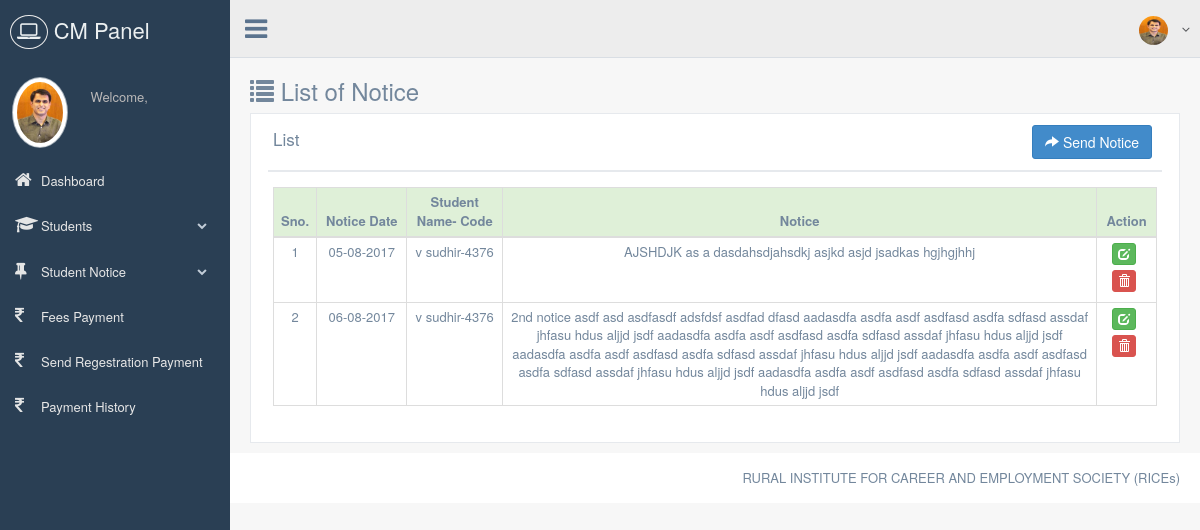
Screenshot of /cmpanel/notice/view-notice.php (signed in) with the database file from the repository.
### tables this page shows
CREATE TABLE `center_notice` (
  `Notice_Id` int(11) NOT NULL,
  `Notice_Date` date NOT NULL,
  `Notice` text NOT NULL,
  `Student_Id` int(11) NOT NULL,
  `CM_Id` smallint(6) NOT NULL
);

CREATE TABLE `student_master` (
  `Student_Id` int(11) NOT NULL,
  `Reg_Date` date NOT NULL,
  `Application_No` int(11) NOT NULL,
  `Student_Code` int(11) NOT NULL,
  `Password` varchar(50) NOT NULL,
  `Student_Name` varchar(75) NOT NULL,
  `DOB` date NOT NULL,
  `Gender` tinyint(4) NOT NULL,
  `Father_Name` varchar(75) NOT NULL,
  `Mother_Name` varchar(75) NOT NULL,
  `Religion` varchar(10) NOT NULL,
  `Caste` varchar(10) NOT NULL,
  `Phisical_Status` tinyint(4) NOT NULL,
  `Aadhaar_No` varchar(15) NOT NULL,
  `Education` varchar(15) NOT NULL,
  `Course_Id` smallint(6) NOT NULL,
  `Mode` varchar(15) NOT NULL,
  `Session` varchar(15) NOT NULL,
  `About_Fee_Deposite` text NOT NULL,
  `Block_Id` int(11) NOT NULL,
  `Address` varchar(300) NOT NULL,
  `Pincode` varchar(15) NOT NULL,
  `Contact_No` varchar(15) NOT NULL,
  `Email` varchar(50) NOT NULL,
  `Bank_Name` varchar(75) NOT NULL,
  `Acc_holder_name` varchar(100) NOT NULL,
  `Account_No` varchar(30) NOT NULL,
  `Bank_Address` varchar(300) NOT NULL,
  `IFSC_Code` varchar(20) NOT NULL,
  `Photo` varchar(75) NOT NULL,
  `Signature` varchar(75) NOT NULL,
  `Gaurdian_Signature` varchar(75) NOT NULL,
  `CM_Id` smallint(6) NOT NULL,
  `Reference` varchar(75) NOT NULL,
  `Registration_No` int(11) NOT NULL,
  `Entry_No` int(11) NOT NULL,
  `Approval_Status` tinyint(4) NOT NULL,
  `Status` tinyint(4) NOT NULL,
  `Payment_Status` int(11) NOT NULL COMMENT '//1 for paid '
);

### libraries/classes/DBConn.php (called while the page is built, shortened)
<?php
class DBConn  extends Conn {
	 function ExecuteQuery($userQuery)
	{
		$result= mysql_query($userQuery);
                $num_fields = mysql_num_fields($result);
				$obj = array();
				$x=1;
				while($row=mysql_fetch_array($result)){
				  for($j=0;$j<$num_fields;$j++){
					 $name = mysql_field_name($result, $j);
					 $obj[$x][$name]=$row[$name];
					}
					$x++;
					}
     return $obj;
	}
}
?>

### cmpanel/notice/view-notice.php (the view, shortened to what this page needs)
<?php
require_once(PATH_LIBRARIES.'/classes/DBConn.php');
include(PATH_CM_INCLUDE.'/header.php');
$getnotice=$db->ExecuteQuery("SELECT Notice_Id, DATE_FORMAT(Notice_Date,'%d-%m-%Y') AS Notice_Date, Notice, Student_Name, Student_Code
FROM center_notice cn
LEFT JOIN student_master st ON cn.Student_Id = st.Student_Id
WHERE cn.CM_Id =".$_SESSION['cmid']);
?>
<div>
  <div class="page-title">
    <div class="title_left">
      <h3><i class="glyphicon glyphicon-list"></i> List of Notice</h3>
    </div>
  </div>
  <div class="row">
    <div class="col-md-12 col-sm-12 col-xs-12">
      <div class="x_panel">
        <div class="x_title">
          <h2>List</h2>
          <ul class="nav navbar-right panel_toolbox">
            <li>
              <span><a class="btn btn-primary" href="index.php"><i class="glyphicon glyphicon-share-alt"></i> Send Notice</a></span>
            </li>
          </ul>
          <div class="clearfix"></div>
        </div>
        <div class="x_content">
        	<table class="table table-hover table-bordered table-condensed">
              <thead>
                <tr class="success">
                  <th>Sno.</th>
                  <th width="90">Notice Date</th>
                  <th>Student Name- Code</th>
                  <th>Notice</th>
                  <th>Action</th>
                </tr>
              </thead>
              <tbody>
                <?php
                    $i=1;
                    foreach($getnotice as $getnoticeVal){ ?>
                <tr>
                  <td><?php echo $i;?></td>
                  <td><?php echo $getnoticeVal['Notice_Date']; ?></td>
                  <td><?php echo $getnoticeVal['Student_Name'].'-'.$getnoticeVal['Student_Code'];?></td>
                  <td><?php echo $getnoticeVal['Notice']; ?></td>
                  <td><button type="button" id="editbtn" class="btn btn-success btn-xs" onClick="window.location.href='edit_notice.php?id=<?php echo $getnoticeVal['Notice_Id'];?>'" > <span class="glyphicon glyphicon-edit"></span> </button>
                    <button type="button" class="btn btn-danger btn-xs delete" id="<?php echo $getnoticeVal['Notice_Id']; ?>" name="delete"> <span class="glyphicon glyphicon-trash"></span> </button></td>
                </tr>
                <?php $i++;} ?>
              </tbody>
            </table>
        </div>
      </div>
    </div>
  </div>
</div>
<?php require_once(PATH_CM_INCLUDE.'/footer.php'); ?>

### rows the page displays
center_notice: Notice_Date "05-08-2017", Student_Id.Student_Name "v sudhir", Student_Id.Student_Code "4376", Notice "AJSHDJK as a dasdahsdjahsdkj asjkd asjd jsadkas hgjhgjhhj"
center_notice: Notice_Date "06-08-2017", Student_Id.Student_Name "v sudhir", Student_Id.Student_Code "4376", Notice "2nd notice asdf asd asdfasdf adsfdsf asdfad dfasd aadasdfa asdfa asdf asdfasd asdfa sdfasd assdaf jhfasu hdus aljjd jsdf aadasdfa asdfa asdf asdfasd asdfa sdfasd assdaf jhfasu hdus aljjd jsdf aadasdfa asdfa asdf asdfasd asdfa sdfasd assdaf jhfasu hdus aljjd jsdf aadasdfa asdfa asdf asdfasd asdfa sdfasd assdaf jhfasu hdus aljjd jsdf aadasdfa asdfa asdf asdfasd asdfa sdfasd assdaf jhfasu hdus aljjd jsdf"
